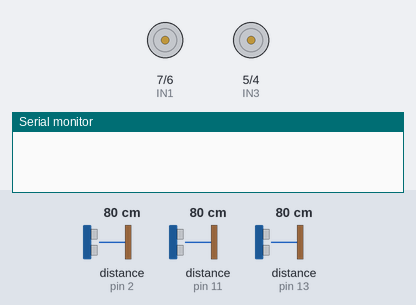
Simulated run of this sketch. Board: Arduino Uno, built with avr-gcc and run on an emulated ATmega328P. On the bench: motor-driver pin pairs drawn as motors (green arrow = first pin HIGH = forward, orange = second pin HIGH = backward, longer = more drive, scaled by the enable pin), the last lines printed to the serial monitor. Wiring (inferred from the names in the program): 3 × ultrasonic range finder: trigger pin 8, echo pin 2 / trigger pin 10, echo pin 11 / trigger pin 12, echo pin 13. The test bench sets the inputs (shaded band); at power-on: distance to the obstacle (sensors on pin 2, pin 11, pin 13) 80 cm. The echo pulse lasts 58.3 µs per cm.

Above: at 1.5 s.
At 3.12 s:
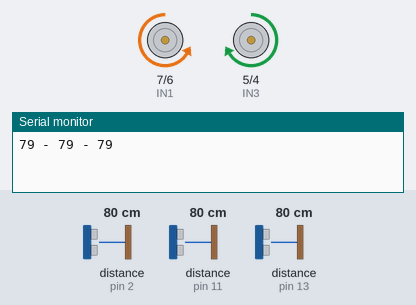
At 7.1 s:
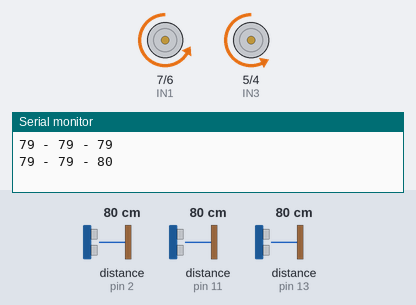
Timing chart, 0 to 8.5 s (numbered marks = the images above):
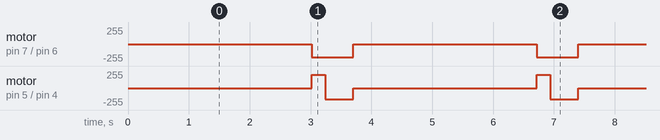

Measured:
- by itself, motor on pin 7 (IN1) / pin 6 (IN2): alternates backward 200/255 for 0.69 s and stopped for 3.0 s
- by itself, motor on pin 5 (IN3) / pin 4 (IN4): repeats every 3.7 s: backward 165/255 0.46 s, stopped 3.0 s, forward 200/255 0.23 s

The sketch:

Coding_Maze_Solver_-_2017630036_-_Wendi_Kristianto.ino
```cpp
#define trigPin1 10
#define echoPin1 11
#define trigPin2 12
#define echoPin2 13
#define trigPin3 8
#define echoPin3 2

const int IN1 = 7;
const int IN2 = 6;
const int IN3 = 5;
const int IN4 = 4;
const int ENA = 9;
const int ENB = 3;

const int kiri = 0;
const int depan = 1;
const int kanan = 2;

const int utara = 0;
const int timur = 1;
const int selatan = 2;
const int barat = 3;

const int panjang_cell = 5;
const int lebar_cell = 5;
const int x_fin = 2;
const int y_fin = 2;

int x_cor , y_cor;
int hadap;

long duration, distance, RightSensor, FrontSensor, LeftSensor;

void setup()
{
  Serial.begin (9600);
  pinMode(trigPin1, OUTPUT);
  pinMode(echoPin1, INPUT);
  pinMode(trigPin2, OUTPUT);
  pinMode(echoPin2, INPUT);
  pinMode(trigPin3, OUTPUT);
  pinMode(echoPin3, INPUT);
  pinMode(IN1, OUTPUT);
  pinMode(IN2, OUTPUT);
  pinMode(IN3, OUTPUT);
  pinMode(IN4, OUTPUT);
  pinMode(ENA, OUTPUT);
  pinMode(ENB, OUTPUT);
  x_cor = 0;
  y_cor = 4;
  hadap = selatan;
}

void loop() {
  if (x_cor== x_fin && y_cor == y_fin){
  delay(100000);
}
else{
  delay(3000);
  SonarSensor(trigPin2, echoPin2);
  RightSensor = distance;
  SonarSensor(trigPin3, echoPin3);
  FrontSensor = distance;
  SonarSensor(trigPin1, echoPin1);
  LeftSensor = distance;

  Serial.print(LeftSensor);
  Serial.print(" - ");
  Serial.print(FrontSensor);
  Serial.print(" - ");
  Serial.println(RightSensor);

  if (LeftSensor > 5) {
    analogWrite(ENA, 200);
    analogWrite(ENB, 200);

    digitalWrite(IN1, LOW);
    digitalWrite(IN2, HIGH);
    digitalWrite(IN3, HIGH);
    digitalWrite(IN4, LOW);
    delay(225);
    if(hadap == utara){
    hadap = barat;
  }
  else if (hadap == barat){
     hadap = selatan;
  }
  else if (hadap == selatan){
    hadap = timur;
  }
  else if (hadap == timur){
    hadap = utara;
  }
    analogWrite(ENA, 200);
    analogWrite(ENB, 165);

    digitalWrite(IN1, LOW);
    digitalWrite(IN2, HIGH);
    digitalWrite(IN3, LOW);
    digitalWrite(IN4, HIGH);
    delay(460);
 if (hadap == utara){
    y_cor++;
  }
  else if(hadap == timur){
    x_cor++;
  }
  else if(hadap == selatan){
    y_cor--;
  }
  else if(hadap == barat){
    x_cor--;
  }
  }
  else if (FrontSensor > 5) { //---------MAJU-------------
    analogWrite(ENA, 200);
    analogWrite(ENB, 165);

    digitalWrite(IN1, LOW);
    digitalWrite(IN2, HIGH);
    digitalWrite(IN3, LOW);
    digitalWrite(IN4, HIGH);
    delay(460);
 if (hadap == utara){
    y_cor++;
  }
  else if(hadap == timur){
    x_cor++;
  }
  else if(hadap == selatan){
    y_cor--;
  }
  else if(hadap == barat){
    x_cor--;
  }
  }
  else if (RightSensor > 5) {
    analogWrite(ENA, 200 );
    analogWrite(ENB, 200);

    digitalWrite(IN1, HIGH);
    digitalWrite(IN2, LOW);
    digitalWrite(IN3, LOW);
    digitalWrite(IN4, HIGH);
    delay(225);
     if(hadap == utara){
    hadap = timur;
  }
  else if (hadap == barat){
     hadap = utara;
  }
  else if (hadap == selatan){
    hadap = barat;
  }
  else if (hadap == timur){
    hadap = selatan;
  }
    analogWrite(ENA, 200);
    analogWrite(ENB, 165);

    digitalWrite(IN1, LOW);
    digitalWrite(IN2, HIGH);
    digitalWrite(IN3, LOW);
    digitalWrite(IN4, HIGH);
    delay(460);
 if (hadap == utara){
    y_cor++;
  }
  else if(hadap == timur){
    x_cor++;
  }
  else if(hadap == selatan){
    y_cor--;
  }
  else if(hadap == barat){
    x_cor--;
  }

  }
  else{
     analogWrite(ENA, 200);
    analogWrite(ENB, 200);

    digitalWrite(IN1, HIGH);
    digitalWrite(IN2, LOW);
    digitalWrite(IN3, LOW);
    digitalWrite(IN4, HIGH);
    delay(425);
     if(hadap == utara){
    hadap = selatan;
  }
  else if (hadap == barat){
     hadap = timur;
  }
  else if (hadap == selatan){
    hadap = utara;
  }
  else if (hadap == timur){
    hadap = barat;
  }
  }
  analogWrite(ENA, 0);
  analogWrite(ENB, 0);

  digitalWrite(IN1, LOW);
  digitalWrite(IN2, LOW);
  digitalWrite(IN3, LOW);
  digitalWrite(IN4, LOW);


}
}

void SonarSensor(int trigPin, int echoPin)
{
  digitalWrite(trigPin, LOW);
  delayMicroseconds(2);
  digitalWrite(trigPin, HIGH);
  delayMicroseconds(10);
  digitalWrite(trigPin, LOW);
  duration = pulseIn(echoPin, HIGH);
  distance = (duration / 2) / 29.1;

}
```
